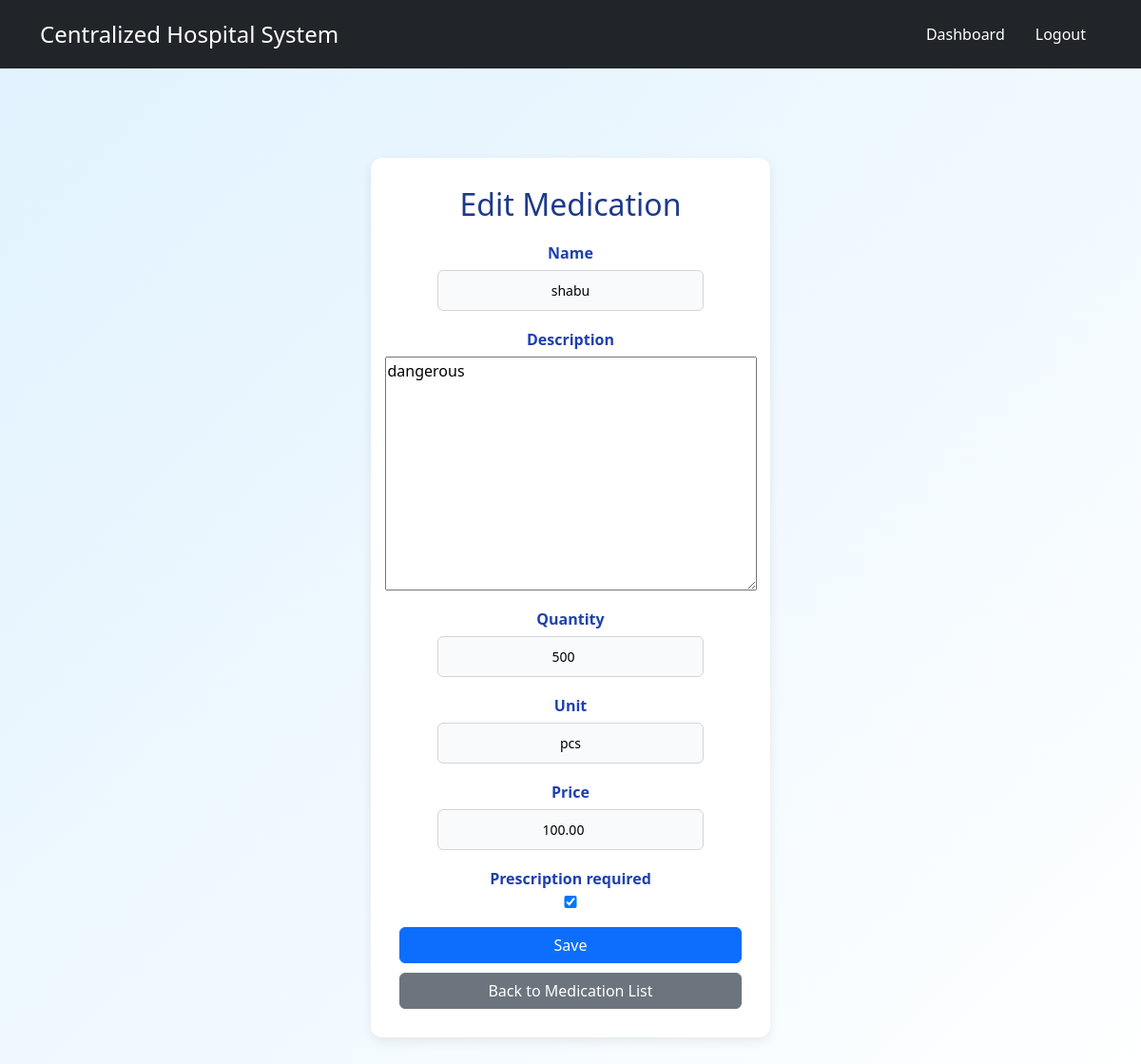
The page /inventory/medications/4/edit/ (signed in) on the database its author committed.
### inventory/models.py (models this page shows, shortened)
class Medication(models.Model):
    name = models.CharField(max_length=100)
    description = models.TextField(blank=True, null=True)
    quantity = models.PositiveIntegerField(default=0)  # Stock in inventory
    unit = models.CharField(max_length=50, default="pcs")  # e.g., tablets, bottles
    price = models.DecimalField(max_digits=10, decimal_places=2)
    prescription_required = models.BooleanField(default=False)  # ✅ New field
    hospital = models.ForeignKey(Hospital, on_delete=models.SET_NULL, null=True, blank=True, related_name="medication")
    created_at = models.DateTimeField(auto_now_add=True)
    updated_at = models.DateTimeField(auto_now=True)

### accounts/decorators.py (the view)
        def wrapper(request, *args, **kwargs):
            if not request.user.is_authenticated:
                return HttpResponseForbidden("You must be logged in.")
            if request.user.role not in roles:
                return HttpResponseForbidden("You do not have permission to access this page.")
            return view_func(request, *args, **kwargs)

### inventory/forms.py
class MedicationForm(forms.ModelForm):
    class Meta:
        model = Medication
        fields = ['name', 'description', 'quantity', 'unit', 'price', 'prescription_required']

### inventory/templates/inventory/medication_form.html (shortened to what this page needs)
{% extends "base.html" %}
{% block content %}
<div class="form-container">
    <h2>{{ form.instance.pk|yesno:"Edit Medication,Add Medication" }}</h2>
    <form method="post">
        {% for field in form %}
            <div class="form-group">
                <label for="{{ field.id_for_label }}">{{ field.label }}</label>
                {{ field }}
            </div>
        {% endfor %}
        <div class="form-actions">
            <button type="submit" class="btn btn-primary">Save</button>
            <a href="{% url 'inventory:medication_list' %}?hospital_id={{ hospital.id }}" class="btn btn-secondary">Back to Medication List</a>
        </div>
    </form>
</div>
{% endblock %}

### static_my_project/css/styles.css (style rules this page uses)
body { font-family: Arial, sans-serif; background-color: #e6f0fa; margin: 0; padding: 0; color: #111827; }
h1, h2, h3, h4 { margin: 0 0 15px; font-weight: 600; }
.btn { display: inline-block; padding: 8px 14px; font-size: 14px; border-radius: 6px; text-decoration: none; transition: 0.2s; cursor: pointer; border: none; }
.btn-primary { background: #2563eb; color: #fff; }
.btn-secondary { background: #6b7280; color: #fff; }
.form-container { max-width: 420px; margin: 50px auto; background: #ffffff; padding: 30px; border-radius: 12px; box-shadow: 0 4px 12px rgba(0,0,0,0.08); }
.form-container h2 { text-align: center; margin-bottom: 20px; color: #1e3a8a; }
.form-group { margin-bottom: 18px; display: flex; flex-direction: column; align-items: center; }
.form-group label { font-weight: 600; margin-bottom: 6px; color: #1e40af; text-align: center; }
.form-group input, .form-group select { width: 100%; max-width: 280px; padding: 10px; border: 1px solid #d1d5db; border-radius: 6px; font-size: 14px; text-align: center; background: #f9fafb; }
.form-actions { margin-top: 20px; display: flex; flex-direction: column; gap: 10px; }
.form-actions .btn { width: 100%; }
body::before { content: ""; position: fixed; top: 0; left: 0; width: 100%; height: 100%; background: linear-gradient(135deg, #e0f2fe 0%, #ffffff 100%); z-index: -1; }

### rows shown on the page
Medication: instance.pk "Edit Medication", form "shabu" "dangerous" "500" "pcs" "100.00" "☑"

### other values the page prints
{{ field.label }} "Name" "Description" "Quantity" "Unit" "Price" "Prescription required"
